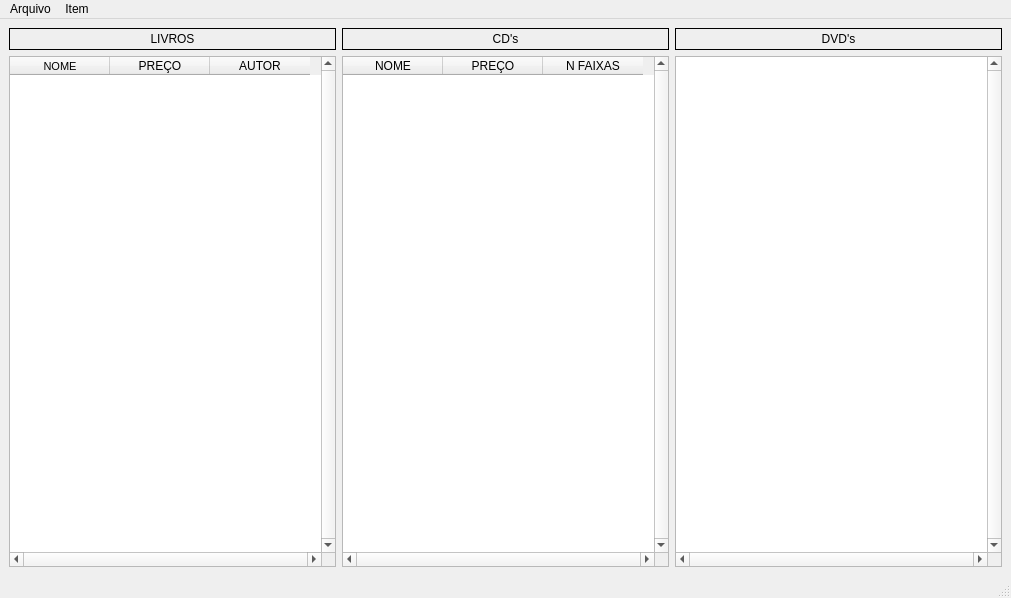
<?xml version="1.0" encoding="UTF-8"?>
<ui version="4.0">
 <class>MainLoja</class>
 <widget class="QMainWindow" name="MainLoja">
  <property name="geometry">
   <rect>
    <x>0</x>
    <y>0</y>
    <width>1011</width>
    <height>598</height>
   </rect>
  </property>
  <property name="windowTitle">
   <string>Estoque em loja</string>
  </property>
  <widget class="QWidget" name="centralwidget">
   <layout class="QHBoxLayout" name="horizontalLayout">
    <item>
     <layout class="QVBoxLayout" name="verticalLayout">
      <item>
       <widget class="QLabel" name="label">
        <property name="enabled">
         <bool>true</bool>
        </property>
        <property name="styleSheet">
         <string notr="true">background::rgb(81, 81, 81)</string>
        </property>
        <property name="frameShape">
         <enum>QFrame::Panel</enum>
        </property>
        <property name="frameShadow">
         <enum>QFrame::Plain</enum>
        </property>
        <property name="midLineWidth">
         <number>0</number>
        </property>
        <property name="text">
         <string>LIVROS</string>
        </property>
        <property name="textFormat">
         <enum>Qt::AutoText</enum>
        </property>
        <property name="scaledContents">
         <bool>false</bool>
        </property>
        <property name="alignment">
         <set>Qt::AlignBottom|Qt::AlignHCenter</set>
        </property>
        <property name="wordWrap">
         <bool>false</bool>
        </property>
       </widget>
      </item>
      <item>
       <widget class="QTableWidget" name="tableLivros">
        <property name="enabled">
         <bool>true</bool>
        </property>
        <property name="tabletTracking">
         <bool>false</bool>
        </property>
        <property name="frameShape">
         <enum>QFrame::StyledPanel</enum>
        </property>
        <property name="frameShadow">
         <enum>QFrame::Sunken</enum>
        </property>
        <property name="verticalScrollBarPolicy">
         <enum>Qt::ScrollBarAlwaysOn</enum>
        </property>
        <property name="horizontalScrollBarPolicy">
         <enum>Qt::ScrollBarAlwaysOn</enum>
        </property>
        <property name="tabKeyNavigation">
         <bool>false</bool>
        </property>
        <property name="dragDropMode">
         <enum>QAbstractItemView::NoDragDrop</enum>
        </property>
        <property name="selectionMode">
         <enum>QAbstractItemView::SingleSelection</enum>
        </property>
        <property name="selectionBehavior">
         <enum>QAbstractItemView::SelectRows</enum>
        </property>
        <property name="columnCount">
         <number>3</number>
        </property>
        <attribute name="horizontalHeaderMinimumSectionSize">
         <number>39</number>
        </attribute>
        <attribute name="verticalHeaderMinimumSectionSize">
         <number>10</number>
        </attribute>
        <attribute name="verticalHeaderDefaultSectionSize">
         <number>30</number>
        </attribute>
        <column>
         <property name="text">
          <string>NOME</string>
         </property>
         <property name="font">
          <font>
           <family>MS Shell Dlg 2</family>
           <pointsize>8</pointsize>
           <weight>50</weight>
           <bold>false</bold>
          </font>
         </property>
         <property name="background">
          <color alpha="100">
           <red>250</red>
           <green>250</green>
           <blue>250</blue>
          </color>
         </property>
         <property name="foreground">
          <brush brushstyle="SolidPattern">
           <color alpha="255">
            <red>0</red>
            <green>0</green>
            <blue>0</blue>
           </color>
          </brush>
         </property>
        </column>
        <column>
         <property name="text">
          <string>PREÇO</string>
         </property>
         <property name="background">
          <color alpha="100">
           <red>250</red>
           <green>250</green>
           <blue>250</blue>
          </color>
         </property>
        </column>
        <column>
         <property name="text">
          <string>AUTOR</string>
         </property>
         <property name="background">
          <color alpha="100">
           <red>0</red>
           <green>0</green>
           <blue>0</blue>
          </color>
         </property>
        </column>
       </widget>
      </item>
     </layout>
    </item>
    <item>
     <layout class="QVBoxLayout" name="verticalLayout_2">
      <item>
       <widget class="QLabel" name="label_2">
        <property name="frameShape">
         <enum>QFrame::Panel</enum>
        </property>
        <property name="frameShadow">
         <enum>QFrame::Plain</enum>
        </property>
        <property name="midLineWidth">
         <number>0</number>
        </property>
        <property name="text">
         <string>CD's</string>
        </property>
        <property name="textFormat">
         <enum>Qt::AutoText</enum>
        </property>
        <property name="alignment">
         <set>Qt::AlignBottom|Qt::AlignHCenter</set>
        </property>
       </widget>
      </item>
      <item>
       <widget class="QTableWidget" name="tableCDs">
        <property name="enabled">
         <bool>true</bool>
        </property>
        <property name="verticalScrollBarPolicy">
         <enum>Qt::ScrollBarAlwaysOn</enum>
        </property>
        <property name="horizontalScrollBarPolicy">
         <enum>Qt::ScrollBarAlwaysOn</enum>
        </property>
        <property name="tabKeyNavigation">
         <bool>false</bool>
        </property>
        <property name="selectionMode">
         <enum>QAbstractItemView::SingleSelection</enum>
        </property>
        <property name="selectionBehavior">
         <enum>QAbstractItemView::SelectRows</enum>
        </property>
        <property name="columnCount">
         <number>3</number>
        </property>
        <attribute name="horizontalHeaderMinimumSectionSize">
         <number>39</number>
        </attribute>
        <attribute name="verticalHeaderVisible">
         <bool>false</bool>
        </attribute>
        <attribute name="verticalHeaderMinimumSectionSize">
         <number>10</number>
        </attribute>
        <attribute name="verticalHeaderDefaultSectionSize">
         <number>30</number>
        </attribute>
        <column>
         <property name="text">
          <string>NOME</string>
         </property>
        </column>
        <column>
         <property name="text">
          <string>PREÇO</string>
         </property>
        </column>
        <column>
         <property name="text">
          <string>N FAIXAS</string>
         </property>
        </column>
       </widget>
      </item>
     </layout>
    </item>
    <item>
     <layout class="QVBoxLayout" name="verticalLayout_3">
      <item>
       <widget class="QLabel" name="label_3">
        <property name="frameShape">
         <enum>QFrame::Panel</enum>
        </property>
        <property name="frameShadow">
         <enum>QFrame::Plain</enum>
        </property>
        <property name="midLineWidth">
         <number>0</number>
        </property>
        <property name="text">
         <string>DVD's</string>
        </property>
        <property name="textFormat">
         <enum>Qt::AutoText</enum>
        </property>
        <property name="alignment">
         <set>Qt::AlignBottom|Qt::AlignHCenter</set>
        </property>
       </widget>
      </item>
      <item>
       <widget class="QTableWidget" name="tableDVDs">
        <property name="enabled">
         <bool>true</bool>
        </property>
        <property name="sizePolicy">
         <sizepolicy hsizetype="Expanding" vsizetype="Expanding">
          <horstretch>0</horstretch>
          <verstretch>0</verstretch>
         </sizepolicy>
        </property>
        <property name="font">
         <font>
          <weight>75</weight>
          <italic>false</italic>
          <bold>true</bold>
          <underline>false</underline>
          <strikeout>false</strikeout>
          <kerning>true</kerning>
         </font>
        </property>
        <property name="acceptDrops">
         <bool>false</bool>
        </property>
        <property name="toolTip">
         <string/>
        </property>
        <property name="statusTip">
         <string/>
        </property>
        <property name="whatsThis">
         <string/>
        </property>
        <property name="accessibleDescription">
         <string/>
        </property>
        <property name="frameShape">
         <enum>QFrame::StyledPanel</enum>
        </property>
        <property name="frameShadow">
         <enum>QFrame::Sunken</enum>
        </property>
        <property name="midLineWidth">
         <number>0</number>
        </property>
        <property name="verticalScrollBarPolicy">
         <enum>Qt::ScrollBarAlwaysOn</enum>
        </property>
        <property name="horizontalScrollBarPolicy">
         <enum>Qt::ScrollBarAlwaysOn</enum>
        </property>
        <property name="tabKeyNavigation">
         <bool>false</bool>
        </property>
        <property name="selectionMode">
         <enum>QAbstractItemView::SingleSelection</enum>
        </property>
        <property name="selectionBehavior">
         <enum>QAbstractItemView::SelectRows</enum>
        </property>
        <property name="gridStyle">
         <enum>Qt::SolidLine</enum>
        </property>
        <property name="sortingEnabled">
         <bool>false</bool>
        </property>
        <property name="columnCount">
         <number>3</number>
        </property>
        <attribute name="horizontalHeaderVisible">
         <bool>false</bool>
        </attribute>
        <attribute name="horizontalHeaderMinimumSectionSize">
         <number>39</number>
        </attribute>
        <attribute name="verticalHeaderVisible">
         <bool>false</bool>
        </attribute>
        <attribute name="verticalHeaderMinimumSectionSize">
         <number>10</number>
        </attribute>
        <attribute name="verticalHeaderDefaultSectionSize">
         <number>30</number>
        </attribute>
        <column>
         <property name="text">
          <string>NOME</string>
         </property>
         <property name="font">
          <font>
           <pointsize>8</pointsize>
           <weight>50</weight>
           <italic>false</italic>
           <bold>false</bold>
           <underline>false</underline>
           <strikeout>false</strikeout>
          </font>
         </property>
         <property name="foreground">
          <brush brushstyle="NoBrush">
           <color alpha="255">
            <red>0</red>
            <green>0</green>
            <blue>0</blue>
           </color>
          </brush>
         </property>
        </column>
        <column>
         <property name="text">
          <string>PREÇO</string>
         </property>
        </column>
        <column>
         <property name="text">
          <string>DURAÇÂO</string>
         </property>
        </column>
       </widget>
      </item>
     </layout>
    </item>
   </layout>
  </widget>
  <widget class="QMenuBar" name="menubar">
   <property name="geometry">
    <rect>
     <x>0</x>
     <y>0</y>
     <width>1011</width>
     <height>21</height>
    </rect>
   </property>
   <widget class="QMenu" name="menuArquivo">
    <property name="title">
     <string>Arquivo</string>
    </property>
    <addaction name="actionLer"/>
    <addaction name="actionSalvar"/>
    <addaction name="separator"/>
    <addaction name="actionSair"/>
   </widget>
   <widget class="QMenu" name="menuItem">
    <property name="title">
     <string>Item</string>
    </property>
    <addaction name="actionIncluir_Livro"/>
    <addaction name="actionIncluir_CD"/>
    <addaction name="actionIncluir_DVD"/>
   </widget>
   <addaction name="menuArquivo"/>
   <addaction name="menuItem"/>
  </widget>
  <widget class="QStatusBar" name="statusbar"/>
  <action name="actionLer">
   <property name="text">
    <string>Ler...</string>
   </property>
  </action>
  <action name="actionSalvar">
   <property name="text">
    <string>Salvar...</string>
   </property>
  </action>
  <action name="actionSair">
   <property name="text">
    <string>Sair</string>
   </property>
  </action>
  <action name="actionIncluir_Livro">
   <property name="text">
    <string>Incluir Livro...</string>
   </property>
  </action>
  <action name="actionIncluir_CD">
   <property name="text">
    <string>Incluir CD...</string>
   </property>
  </action>
  <action name="actionIncluir_DVD">
   <property name="text">
    <string>Incluir DVD...</string>
   </property>
  </action>
 </widget>
 <resources/>
 <connections/>
</ui>
